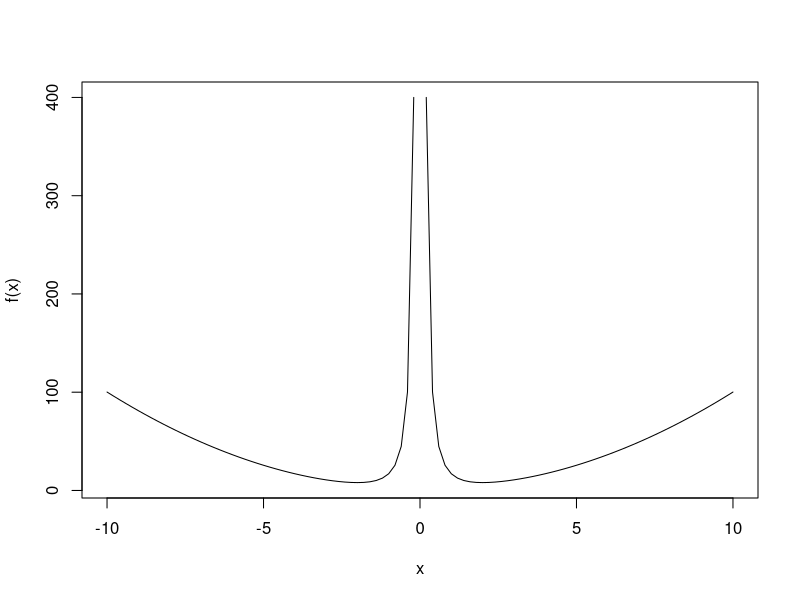

Write R code to recreate this figure.
# 실습 1 - 4
f <- function(x1, x2, x3)
  x1^4+2*x2^2+3*x3^2-4*x1-4*x2*x3
library(nloptr)
library(Deriv)

Deriv(f, "x3")


obj <- function(x)
  x[1]^4+2*x[2]^2+3*x[3]^2-4*x[1]-4*x[2]*x[3]
grad <- function(x)
  c(4 * x[1]^3 -4,
    4 * x[2] - 4 * x[3],
    6 * x[3] - 4 * x[2])
x_init <- c(3, 3, 3)
options <- list("algorithm" = "NLOPT_LD_LBFGS",
                "xtol_rel" = 10^20,
                "maxeval" = 1000)

p1_4 <- nloptr(x0 = x_init,
             eval_f = obj,
             eval_grad_f = grad,
             opts = options)
p1_4$objective # 목적함수값
round(p1_4$solution)  # 최적해

##################################

f <- function(x1, x2, x3)
  x1^2 + x2^2 + x3^2

# 목적함수와 목적함수의 그래디언트 벡터
eval_f <- function(x)
  list("objective" = x[1]^2 + x[2]^2 + x[3]^2,
       "gradient" = c(2*x[1], 2*x[2], 2*x[3]))

#제약식
eval_g_eq <- function(x)
  list("constraints"=c(x[1]+x[2]+x[3]-6,
                       x[1]+2*x[2]+x[3]-10),
       "jacobian" = rbind(c(1, 1, 1),
                          c(1, 2, 1)))

optimizer <- list("algorithm" = "NLOPT_LD_LBFGS",
                  "xtol_rel" = 10^-30)
options <- list("algorithm" = "NLOPT_LD_AUGLAG",
                "xtol_rel" = 10^-30,
                "maxeval" = 5000,
                "local_opts" = optimizer)
x_init <- c(0, 0, 0)
p2_1 <- nloptr(x0 = x_init,
               eval_f = eval_f,
               eval_g_eq = eval_g_eq,
               opts = options)

p2_1$solution
p2_1$objective

############################

f <- function(x) x^2+(4/x)^2
curve(f, -10, 10)

######################################

# 목적함수와 목적함수의 그래디언트 벡터
eval_f <- function(x)
  list("objective" = x[1]^2 + x[2]^2,
       "gradient" = c(2*x[1], 2*x[2]))

#제약식
eval_g_eq <- function(x)
  list("constraints"=c(x[1]*x[2]-4),
       "jacobian" = rbind(c(x[2], x[1])))

optimizer <- list("algorithm" = "NLOPT_LD_LBFGS",
                  "xtol_rel" = 10^-30)
options <- list("algorithm" = "NLOPT_LD_AUGLAG",
                "xtol_rel" = 10^-30,
                "maxeval" = 5000,
                "local_opts" = optimizer)
x_init <- c(1, 1)
p2_3 <- nloptr(x0 = x_init,
               eval_f = eval_f,
               eval_g_eq = eval_g_eq,
               opts = options)

p2_3$solution
p2_3$objective

#######################################

f <- function(x1, x2) -log(x1 + 1) - x2
Deriv(f, "x2")

# 목적함수와 목적함수의 그래디언트 벡터
eval_f <- function(x)
  list("objective" = -log(x[1]+1)-x[2],
       "gradient" = c(-(1/(1 + x[1])), -1))

# 등식제약식
eval_g_eq <- function(x)
  list("constraints"=c(x[1]^2+x[2]^2-9),
       "jacobian" = rbind(c(2*x[1],2*x[2])))

# 부등식제약식
eval_g_ineq <- function(x)
  list("constraints"=c(2*x[1]+x[2]-3),
       "jacobian" = rbind(c(2,1)))

lb <- c(0, 1)
ub <- c(5, 4)

optimizer <- list("algorithm" = "NLOPT_LD_LBFGS",
                  "xtol_rel" = 10^-30)
options <- list("algorithm" = "NLOPT_LD_AUGLAG",
                "xtol_rel" = 10^-30,
                "maxeval" = 5000,
                "local_opts" = optimizer)
x_init <- c(1, 1)
p3_4 <- nloptr(x0 = x_init,
               eval_f = eval_f,
               eval_g_eq = eval_g_eq,
               eval_g_ineq = eval_g_ineq,
               lb = lb,
               ub = ub,
               opts = options)

p3_4$solution
p3_4$objective

#######################

# 실습 3-5
eval_f <- function(x)
  list(
    "objective" = x[1]^2 + x[2]^2,
    "gradient" = c(2*x[1], 2*x[2]))

# equality constraints & their gradient vectors
eval_g_ineq <- function(x)
  list(
    "constraints" = c(1 - x[1] - x[2],
                      1 - x[1]^2 - x[2]^2,
                      9 - 9*x[1]^2 - x[2]^2,
                      x[2] - x[1]^2,
                      x[1] - x[2]^2),
    "jacobian" = rbind(c(-1, -1),
                       c(-2*x[1], -2*x[2]),
                       c(-18*x[1], -2*x[2]),
                       c(-2*x[1], 1),
                       c(1, -2*x[2])))

lb <- c(-50, -50)
ub <- c(50, 50)
x_init <- c(3,3)

optimizer <- list("algorithm" = "NLOPT_LD_LBFGS",
                  "xtol_rel"  = 1.0e-30)

options <- list("algorithm" = "NLOPT_LD_AUGLAG",
                "xtol_rel"  = 1.0e-30,
                "maxeval"   = 5000,
                "local_opts" = optimizer)

# model and solve problem
p3_5 <- nloptr(x0 = x_init,
               eval_f = eval_f,
               eval_g_ineq = eval_g_ineq,
               lb = lb,
               ub = ub,
               opts = options)

p3_5$objective
p3_5$solution
